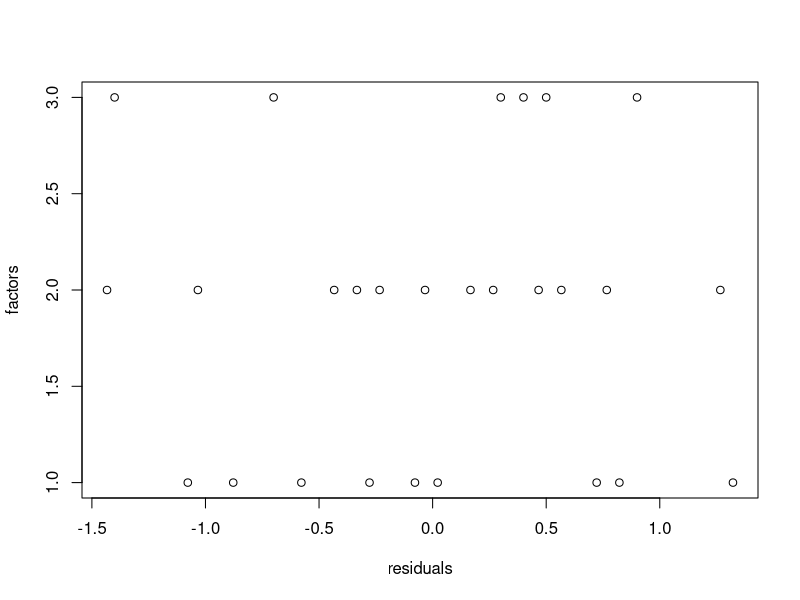
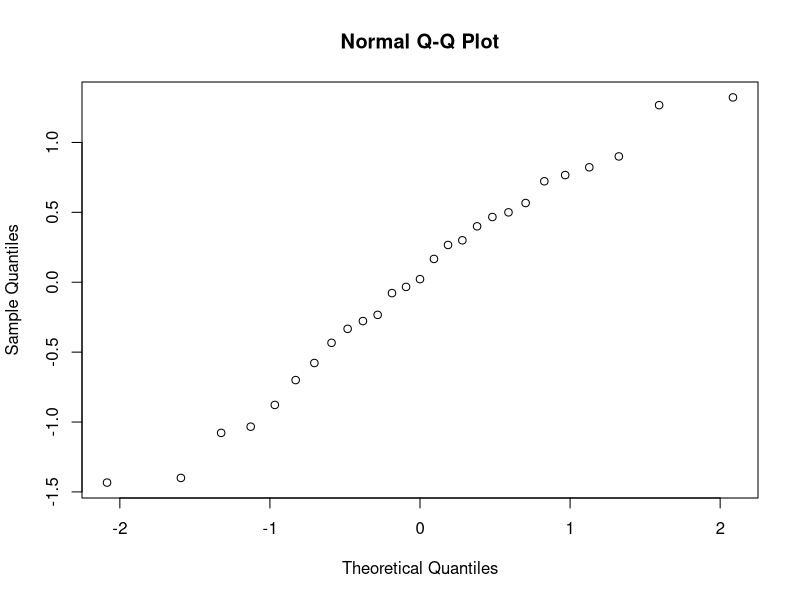
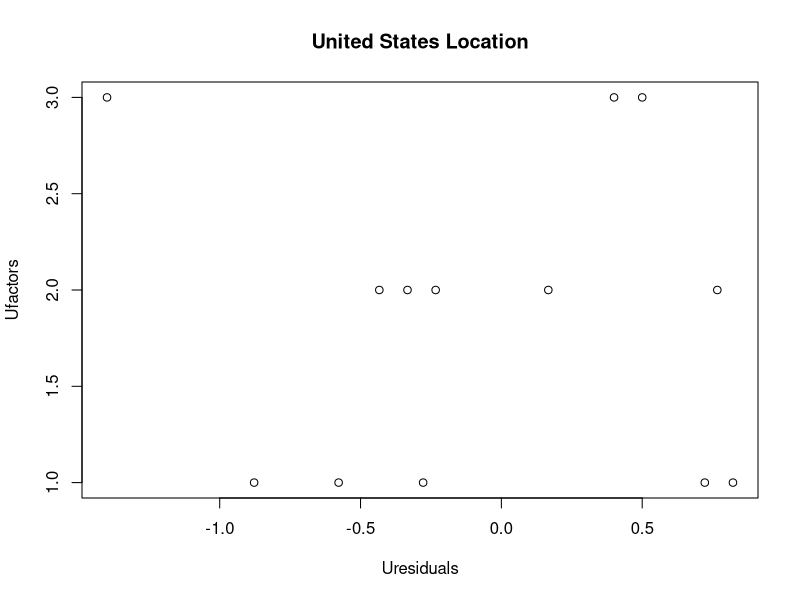
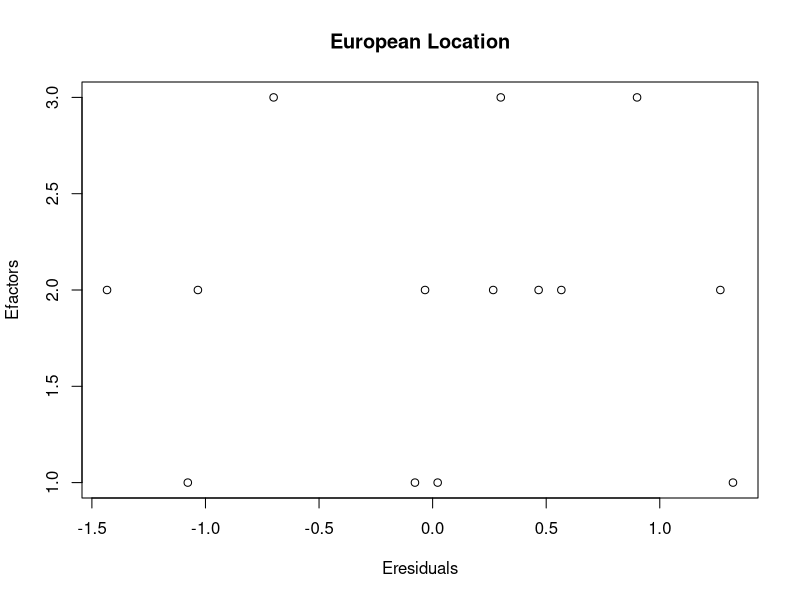

The R script that drew these images, in order:

Y1 = c(7.6,8.2,6.8,5.8,6.9,6.6,6.3,7.7,6.0)
Y2 = c(6.7,8.1,9.4,8.6,7.8,7.7,8.9,7.9,8.3,8.7,7.1,8.4)
Y3 = c(8.5,9.7,10.1,7.8,9.6,9.5)

Y1bar = mean(Y1)
Y2bar = mean(Y2)
Y3bar = mean(Y3)

residuals = c(Y1-Y1bar,Y2-Y2bar,Y3-Y3bar)
factors = c(rep(1,9),rep(2,12),rep(3,6))

plot(residuals,factors)

qqnorm(residuals)

# expected residuals
expected = qnorm(ppoints(residuals),0,1)

cor(expected,sort(residuals))

loc1 = c('U','E','E','E','E','U','U','U','U')
loc2 = c('E','E','E','E','U','U','U','U','U','E','E','E')
loc3 = c('E','U','E','U','U','E')

locations = c(loc1,loc2,loc3)

Uresiduals = residuals[locations=='U']
Ufactors = factors[locations=='U']

plot(Uresiduals,Ufactors,main="United States Location")


Eresiduals = residuals[locations=='E']
Efactors = factors[locations=='E']

plot(Eresiduals,Efactors,main="European Location")
